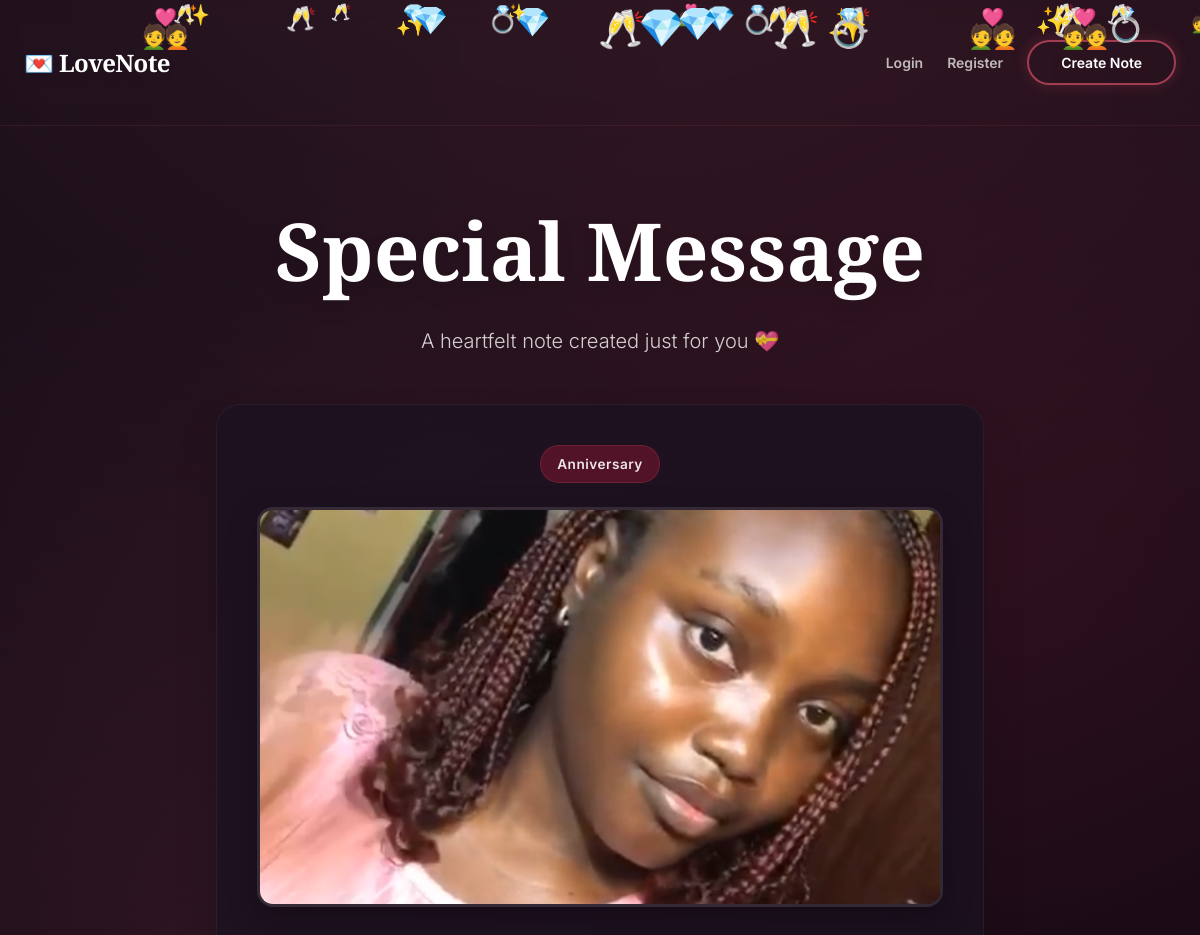
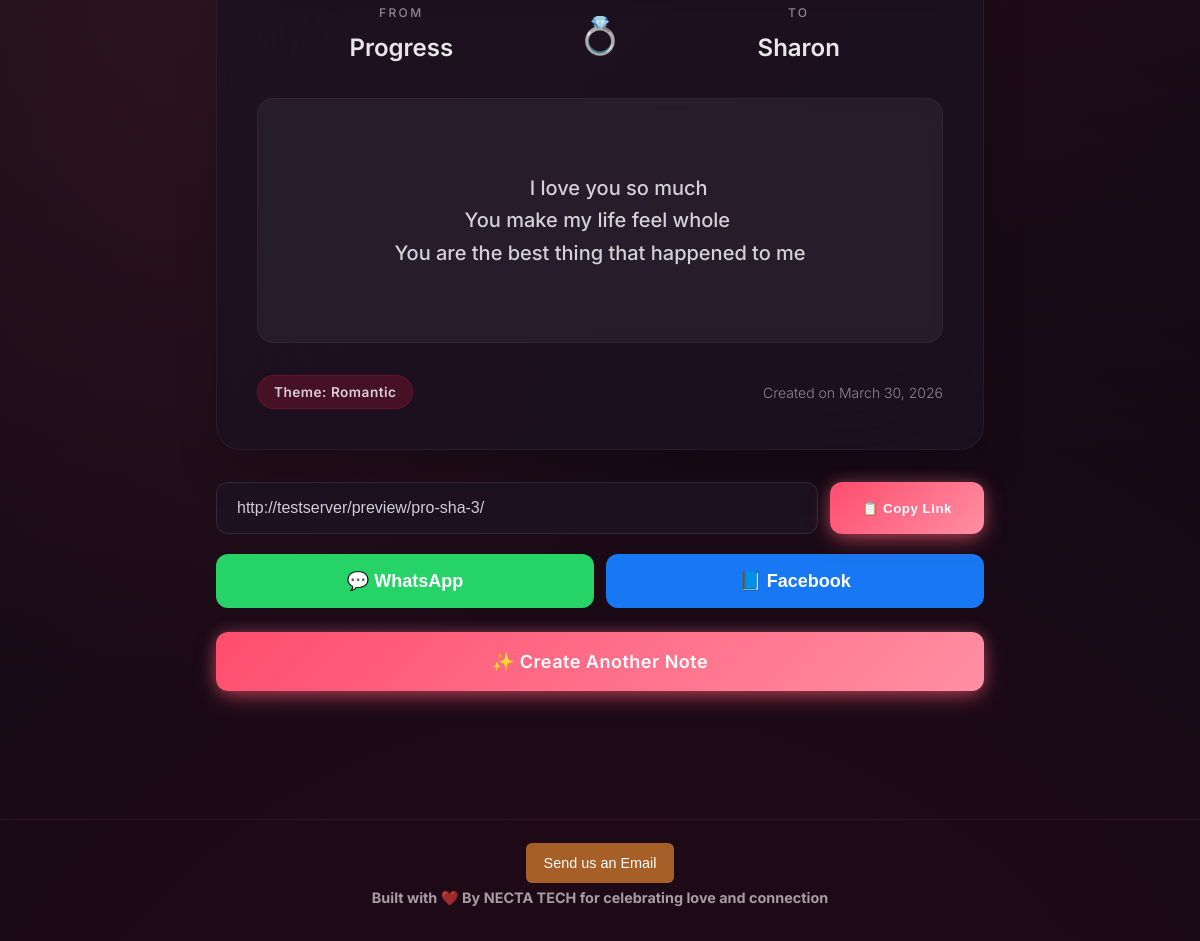
Page /preview/pro-sha-3/ on the committed database (2 pictures, top to bottom).
### valapp/models.py (models this page shows, shortened)
class Message(models.Model):
    OCCASIONS = [
        ('Valentine', 'Valentine'),
        ('New Year', 'New Year'),
        ('Easter', 'Easter'),
        ('Christmas', 'Christmas'),
        ('Birthday', 'Birthday'),
        ('Anniversary', 'Anniversary'),
        ("Eid'l fitr","Eid'l fitr"),
        ("Eid'l mubarak","Eid'l mubarak"),
    ]
    THEMES = [
        ('Romantic', 'Romantic'),
        ('Friendly', 'Friendly'),
        ('Family', 'Family'),
        ('Elegant', 'Elegant'),
    ]
    sender = models.CharField(max_length=100)
    recipient = models.CharField(max_length=100)
    user = models.ForeignKey(CustomUser, on_delete=models.SET_NULL, null=True, blank=True, related_name='created_messages')
    occasion = models.CharField(max_length=20, choices=OCCASIONS)
    theme = models.CharField(max_length=20, choices=THEMES)
    message = models.TextField()
    photo = models.ImageField(upload_to='messages/', blank=True, null=True)
    date_created = models.DateTimeField(auto_now_add=True)
    slug = models.SlugField(max_length=50, unique=True, blank=True)

class MessagePhoto(models.Model):
    message = models.ForeignKey(Message, on_delete=models.CASCADE, related_name='photos')
    image = models.ImageField(upload_to='messages/gallery/')
    created_at = models.DateTimeField(auto_now_add=True)

### valapp/views.py (the view)
# urls.py: path('preview/<slug:slug>/', views.preview_message, name='preview_message'),
def preview_message(request, slug):
    message = get_object_or_404(Message, slug=slug)
    return render(request, 'preview.html', {'message': message})

### valapp/templates/preview.html (shortened to what this page needs)
{% extends "generic.html" %}
{% load static %}
{% block extra_head %}
<link rel="stylesheet" href="{% static 'valapp/css/messages.css' %}">
{% endblock %}
{% block content %}
<div class="animation-container" id="animationContainer"></div>
<main class="message-page-padding">
  <div class="message-container-narrow">
    <div class="message-page-header">
      <h1 class="message-page-title">
        Special Message
      </h1>
      <p class="message-page-subtitle">
        A heartfelt note created just for you 💝
      </p>
    </div>
    <div class="display-card">
      <div class="mb-6 text-center">
        <span class="badge-occasion">
          {{ message.occasion }}
        </span>
      </div>
      {% if message.photo or message.photos.exists %}
      <div class="message-photo-wrapper">
        <div class="slider-container" id="photoSlider">
          {% if message.photo %}
          <img src="{{ message.photo.url }}" alt="Photo" class="message-photo">
          {% endif %}
          {% for p in message.photos.all %}
          <img src="{{ p.image.url }}" alt="Photo" class="message-photo">
          {% endfor %}
        </div>
      </div>
      {% endif %}
      <div class="sender-recipient-grid">
        <div class="sender-info">
          <p class="info-label">From</p>
          <p class="info-name">{{ message.sender }}</p>
        </div>
        <div class="grid-divider" id="occasionIcon">💝</div>
        <div class="recipient-info">
          <p class="info-label">To</p>
          <p class="info-name">{{ message.recipient }}</p>
        </div>
      </div>
      <div class="message-body">
        {{ message.message }}
      </div>
      <div class="message-footer-meta">
        <span class="badge-theme">
          Theme: {{ message.theme }}
        </span>
        <span class="font-light">
          Created on {{ message.date_created|date:"F j, Y" }}
        </span>
      </div>
    </div>
    <div class="action-container">
      <div class="share-input-group">
        <input type="text" id="shareLink" value="{{ request.build_absolute_uri }}" readonly class="share-link-input">
        <button onclick="copyLink()" class="btn-romantic text-white px-8 py-4 rounded-xl font-semibold whitespace-nowrap">
          📋 Copy Link
        </button>
      </div>
      <div class="social-share-grid">
        <button onclick="shareWhatsApp()" class="btn-whatsapp">
          💬 WhatsApp
        </button>
        <button onclick="shareFacebook()" class="btn-facebook">
          📘 Facebook
        </button>
      </div>
      <a href="{% url 'create_message' %}" class="mt-2 block btn-romantic text-white py-4 rounded-xl font-semibold text-lg text-center w-full">
        ✨ Create Another Note
      </a>
    </div>
  </div>
</main>
{% endblock %}

### valapp/templates/generic.html (shortened to what this page needs)
{% load static %}
<!DOCTYPE html>
<html lang="en">
<head>
    <link rel="stylesheet" href="{% static 'valapp/css/style.css' %}">
    {% block extra_head %}{% endblock %}
</head>
<body>
    <header class="main-header">
      <a href="{% url 'index' %}" class="header-logo">
        <span class="text-rosePrimary">💌</span> LoveNote
      </a>
      <div class="header-nav desktop-only">
        {% if user.is_authenticated %}
          <a href="{% url 'dashboard' %}" class="nav-link">Dashboard</a>
          <span class="nav-greeting">Hello, {{ user.get_short_name }}</span>
          <a href="{% url 'logout' %}" class="nav-link">Logout</a>
        {% else %}
          <a href="{% url 'login' %}" class="nav-link">Login</a>
          <a href="{% url 'register' %}" class="nav-link">Register</a>
        {% endif %}
        <a href="{% url 'create_message' %}" class="btn-outline-romantic">
           Create Note
        </a>
      </div>
    </header>
    <main class="main-content">
        {% block content %}{% endblock %}
    </main>
    <footer class="footer-minimal">
        <span style="border-top:8px;"><a href="mailto:progresscharmy@gmail.com" class="email-btn">Send us an Email</a></span>
       <h4 style="border-top:8px; padding-top: 12px;"> Built with ❤️ By  NECTA TECH for celebrating love and connection </h4>
    </footer>
</body>
</html>

### valapp/static/valapp/css/style.css (style rules this page uses)
:root { --rose-dark: #100a14; --rose-primary: #f45a75; --rose-soft: #ff9db5; --rose-deep: #861530; --rose-burgundy: #770d28; --white: #ffffff; --black: #000000; --font-heading: 'Playfair Display', serif; --font-body: 'Inter', 'Quicksand', sans-serif; }
* { box-sizing: border-box; margin: 0; padding: 0; }
body { font-family: var(--font-body); background-color: var(--rose-dark); background-image: radial-gradient(circle at 15% 50%, rgba(244, 90, 117, 0.12), transparent 50%), radial-gradient(circle at 85% 30%, rgba(134, 21, 48, 0.18), transparent 50%), radial-gradient(circle at 50% -20%, rgba(255, 115, 141, 0.15), transparent 60%), radial-gradient(circle at 50% 120%, rgba(119, 13, 40, 0.2), transparent 60%); background-attachment: fixed; background-size: cover; color: var(--white); min-height: 100vh; overflow-x: hidden; position: relative; line-height: 1.5; display: flex; flex-direction: column; -webkit-font-smoothing: antialiased; -moz-osx-font-smoothing: grayscale; }
.px-8 { padding-left: 2rem; padding-right: 2rem; }
.py-4 { padding-top: 1rem; padding-bottom: 1rem; }
.mt-2 { margin-top: 0.5rem; }
.mb-6 { margin-bottom: 1.5rem; }
.w-full { width: 100%; }
.font-semibold { font-weight: 600; }
.font-light { font-weight: 300; }
.text-lg { font-size: 1.125rem; }
.text-center { text-align: center; }
.whitespace-nowrap { white-space: nowrap; }
.text-white { color: var(--white); }
.text-rosePrimary { color: var(--rose-primary); }
.rounded-xl { border-radius: 0.75rem; }
.btn-romantic { background: linear-gradient(135deg, #ff4d6d, #ff8fa3); box-shadow: 0 8px 25px -5px rgba(255, 77, 109, 0.6), 0 0 15px rgba(255, 143, 163, 0.3); transition: all 0.4s cubic-bezier(0.34, 1.56, 0.64, 1); display: inline-flex; align-items: center; justify-content: center; cursor: pointer; border: none; text-decoration: none; font-weight: 600; letter-spacing: 0.5px; position: relative; overflow: hidden; color: white; }
.main-header { padding: 2.5rem 1.5rem; max-width: 80rem; margin-left: auto; margin-right: auto; width: 100%; display: flex; justify-content: space-between; align-items: center; z-index: 10; border-bottom: 1px solid rgba(244, 90, 117, 0.1); backdrop-filter: blur(10px); }
.header-logo { font-size: 1.5rem; font-family: var(--font-heading); font-weight: 700; letter-spacing: -0.025em; color: var(--white); text-decoration: none; filter: drop-shadow(0 4px 3px rgba(0, 0, 0, 0.07)) drop-shadow(0 2px 2px rgba(0, 0, 0, 0.06)); }
.header-nav { display: flex; align-items: center; gap: 1.5rem; }
.nav-link { color: rgba(255, 255, 255, 0.7); text-decoration: none; font-size: 0.875rem; font-weight: 600; transition: color 0.3s ease; }
.btn-outline-romantic { color: var(--white); padding: 0.625rem 2rem; border-radius: 9999px; font-size: 0.875rem; font-weight: 600; border: 2px solid rgba(244, 90, 117, 0.6); text-decoration: none; transition: all 0.3s ease; box-shadow: 0 0 15px rgba(244, 90, 117, 0.2); }
.main-content { flex-grow: 1; z-index: 10; }
.footer-minimal { text-align: center; padding: 2rem 1rem; color: rgba(255, 255, 255, 0.6); font-size: 0.9rem; border-top: 1px solid rgba(244, 90, 117, 0.1); margin-top: 4rem; }
header { border-bottom: 1px solid rgba(244, 90, 117, 0.1); backdrop-filter: blur(10px); }

### valapp/templates/preview.html (style rules this page uses)
.animation-container { position: fixed; top: 0; left: 0; width: 100%; height: 100%; pointer-events: none; z-index: 5; overflow: hidden; }
.message-photo-wrapper { margin-bottom: 2rem; border-radius: 1rem; overflow: hidden; border: 3px solid rgba(255, 255, 255, 0.1); box-shadow: 0 10px 30px rgba(0,0,0,0.3); animation: fadeInScale 1s ease-out; position: relative; width: 100%; max-height: 400px; }
.slider-container { display: flex; transition: transform 0.8s cubic-bezier(0.4, 0, 0.2, 1); height: 100%; width: 100%; }
.message-photo { width: 100%; height: 100%; display: block; flex-shrink: 0; object-fit: cover; max-height: 400px; }

### valapp/templates/generic.html (style rules this page uses)
.desktop-only { display: flex !important; }
.email-btn { border-top: 24px; background-color: #a75f28; color: white; padding: 12px 18px; text-decoration: none; border-radius: 6px; font-family: Arial, sans-serif; transition: 0.3s ease; }

### rows in the picture
Message: occasion "Anniversary", photo (picture), sender "Progress", recipient "Sharon", message "I love you so much You make my life feel whole You are the best thing that happened to me", theme "Romantic", date_created "March 30, 2026"
MessagePhoto: image (picture)
